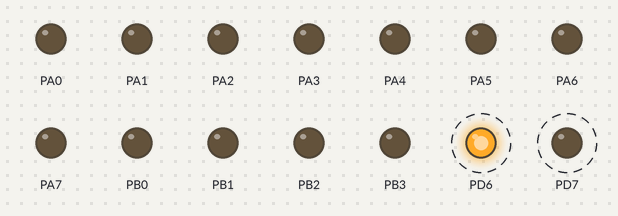
The program below on a simulated ATmega128, built with avr-gcc and emulated at 8 MHz. On the bench: output pins drawn as LEDs (lit = HIGH). Dashed ring = blinking.

Above: at 0.2 s.
Timing chart, 0 to 3.0 s (numbered marks = the images above):
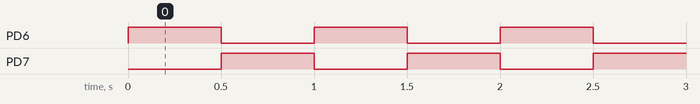

Measured:
- by itself, PD6, PD7: alternates HIGH for 0.50 s and LOW for 0.50 s

The program:

main.c
```c
/*
 * led_blink.c
 *
 * Created: 1-2-2018 15:15:10
 * Author : stijn
 */
#define F_CPU 8000000

#include <avr/io.h>
#include <util/delay.h>
#define BIT(x) (1 << (x))

void wait( int ms){
	for (int i=0; i<ms; i++)
	{
		_delay_ms(1);
	}
}

int main(void)
{
	//F_CPU = 8000000;
	DDRD = 0b11111111;
	DDRA = 0b11111111;
	DDRB = 0b11111111;
	DDRC = 0b11111111;
	DDRE = 0b11111111;
	DDRF = 0b11111111;
	DDRE = 0b11111111;
	DDRF = 0b11111111;
	DDRG = 0b11111111;

	PORTA = 0x00;
	PORTB = 0x00;
	PORTC = 0x00;
	PORTD = 0x00;
	PORTE = 0x00;
	PORTF = 0x00;
	PORTG = 0x00;

	PORTD |= BIT(6);
	PORTD &= ~BIT(7);

    while (1)
    {
		wait(500);
		PORTD ^= (BIT(7)| BIT(6));
    }
}
```
